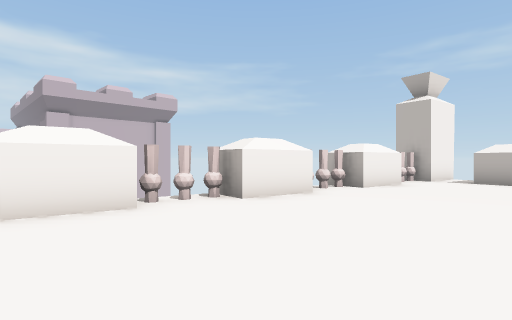
[1] (above)

24 first-person views from a walk through a scene from a Unity 3-D project. The camera is 1.4 m above the floor, looks level and sees 80° across. The floor is counted in squares, 2 m on a side. Each view is taken from the middle of a square. On the plan, view 1 faces up. The plan holds only what a view shows up to about 10 squares ahead; the rest is blank. The place goes on beyond the plan.

[2]
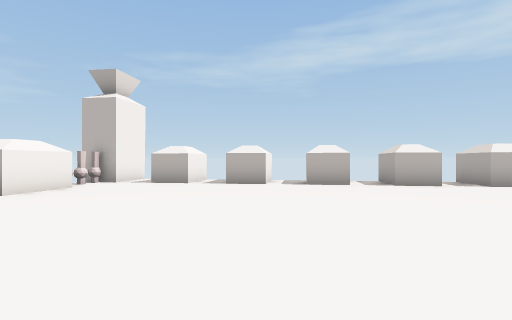

[3]
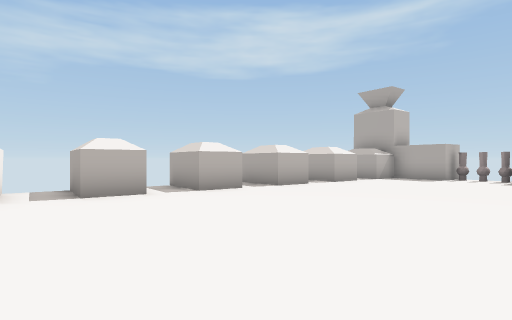

[4]
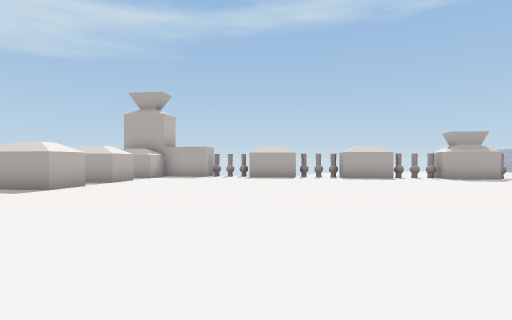

[5]
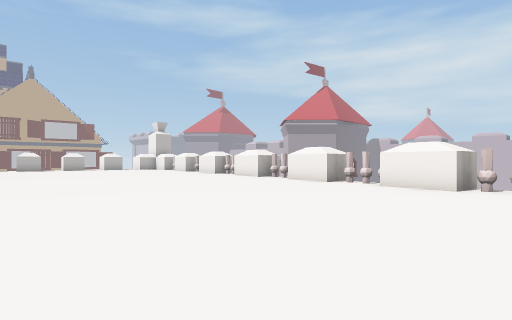

[6]
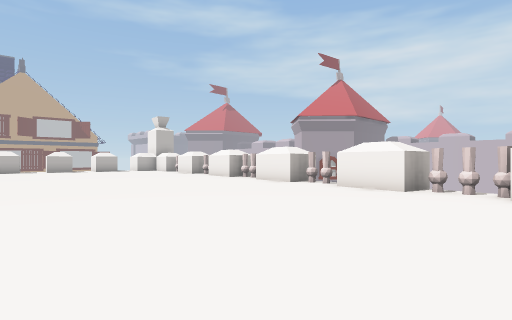

[7]
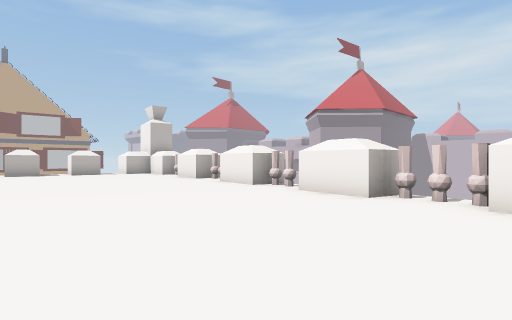

[8]
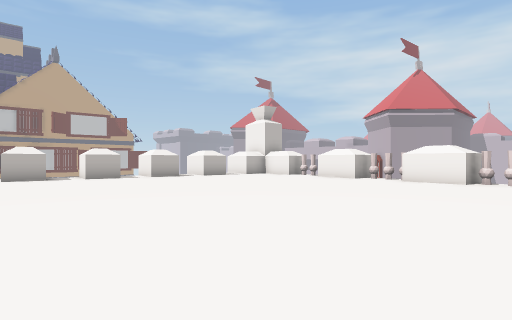

[9]
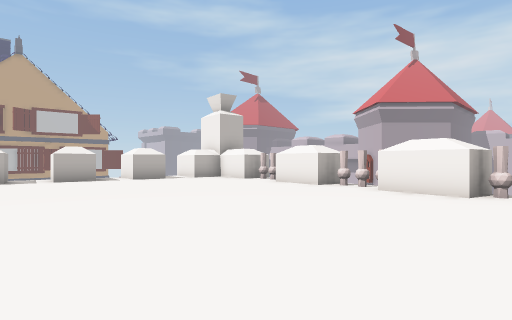

[10]
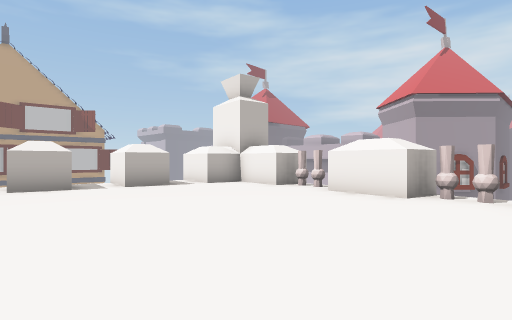

[11]
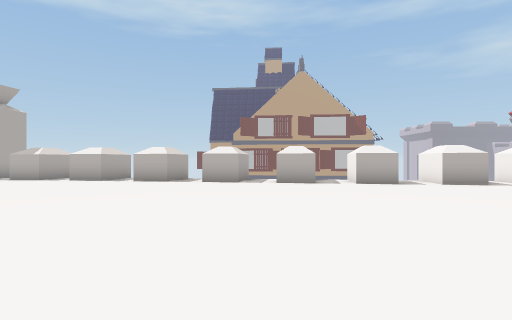

[12]
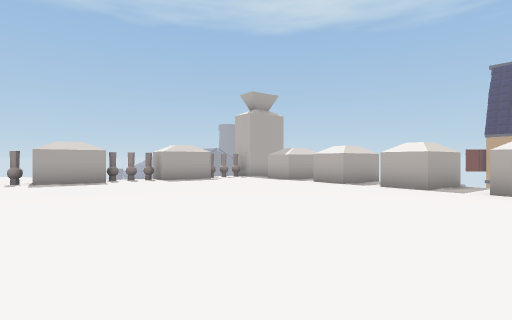

[13]
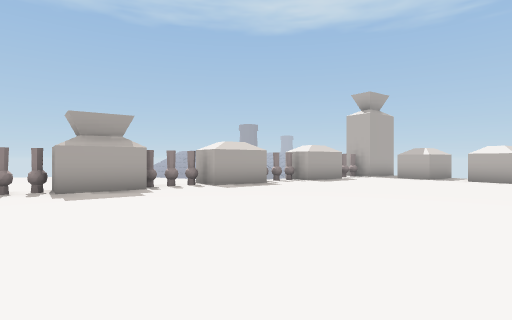

[14]
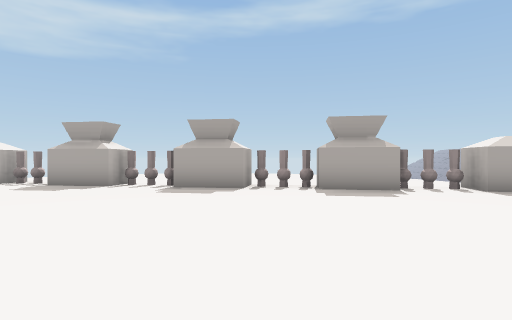

[15]
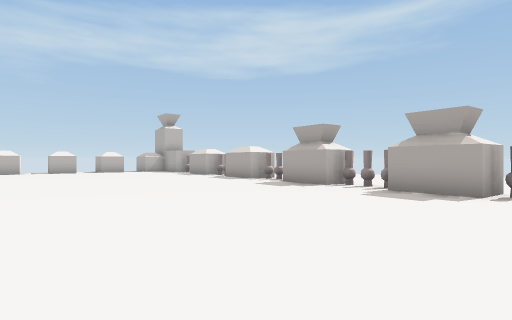

[16]
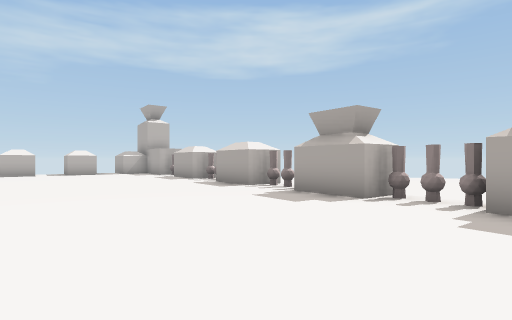

[17]
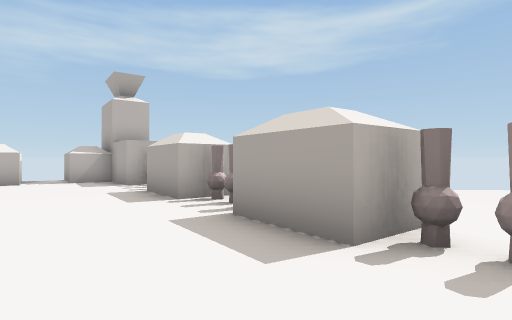

[18]
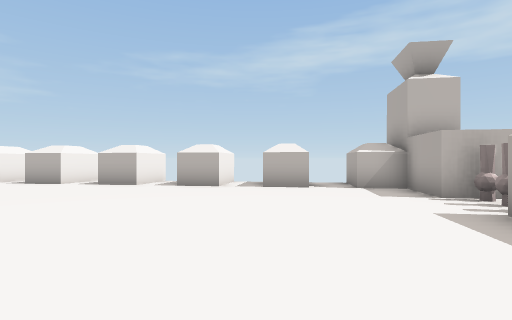

[19]
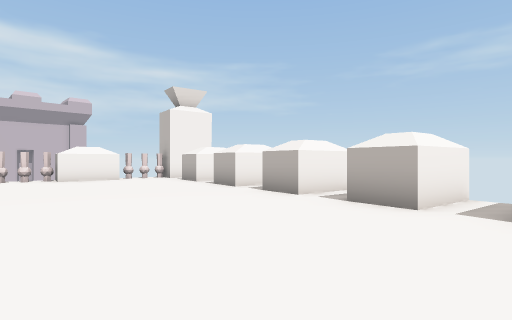

[20]
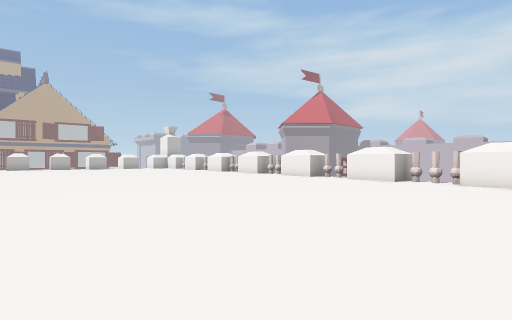

[21]
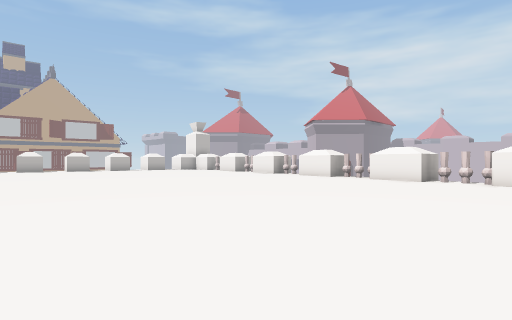

[22]
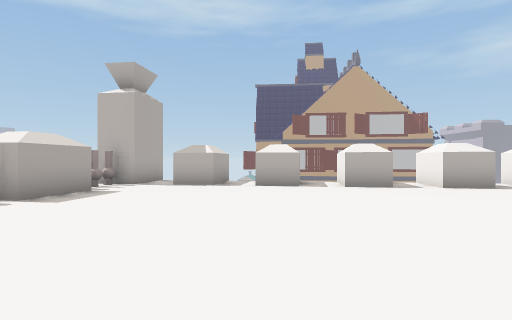

[23]
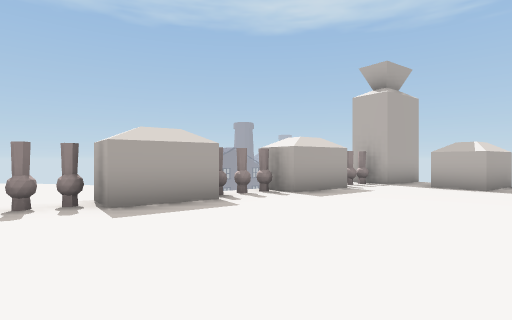

[24]
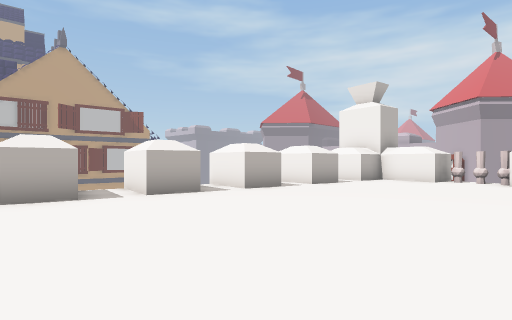

### Floor plan
Points are (right, up) in squares from view 1. A wall is a line through its corners. A room is listed if a view was taken in it or the views show most of it. See-through windows are left out.
Room 1 (views 1, 2, 3, 4, 5, 6, 7, 8, 9, 10, 11, 12, 13, 14, 15, 16, 17, 18, 19, 20, 21, 22, 23, 24)
walls: (-6.5, 1.5) (-7.3, 1); (-8.3, 1) (-7.6, 0.1) (-9.1, -1); (-5.4, 3.2) (-4.7, 2.3) (-6.2, 1.1); (-10.1, -1.1) (-10.7, -1.6); (5.5, -14.3) (6.6, -13.5); (2.6, -16.5) (3.7, -15.7); (7.1, -13.8) (6.5, -13) (8, -11.8); (-11.3, -1.1) (-10.6, -2.1) (-12.1, -3.2); (0.6, -17.3) (2.1, -16.2); (-2.4, 5.4) (-1.7, 4.4) (-3.3, 3.3); (4.3, -16.2) (3.6, -15.1) (5.1, -14); (9, -11.9) (9.5, -11.4); (-12.9, -3.2) (-13.6, -3.6); (10.2, -11.8) (9.5, -10.8) (11, -9.7); (1.3, 6.6) (-0.2, 5.5) (-0.6, 6) (-1.9, 5); (-14.2, -3.3) (-13.5, -4.3) (-15, -5.4); (-2.3, -19.5) (-0.9, -18.4) (-0.1, -19.4); (2.2, 8) (1.6, 7.5); (13.1, -9.5) (12.4, -8.6) (14, -7.5); (-13.8, -13.2) (-13.1, -14.2) (-14.6, -15.3); (-11, -17) (-10.3, -18) (-11.8, -19.1); (-12.8, -15.4) (-12.4, -15.1) (-11.7, -16.1); (-15.2, -11.3) (-14.5, -12.3) (-16, -13.4); (4.2, 8.8) (2.7, 7.7) (2, 8.7); (-16.6, -9.4) (-15.9, -10.4) (-17.3, -11.4); (-14.9, -14) (-14, -13.4); (7.1, 7.9) (6.3, 8.9); (-17.2, -5.5) (-16.5, -6.4) (-18, -7.5) (-17.3, -8.5) (-18.5, -9.4); (-5.4, -21.7) (-3.8, -20.6) (-3.3, -21.3); (9.3, 6.7) (8.5, 6) (7.8, 7); (-8.2, -20.8) (-7.4, -21.8); (13.9, 1.3) (12.7, 0.3) (12, 1.3) (13.5, 2.4); (15.5, -3.5) (14.8, -2.5) (15.5, -2); (12.8, 3.4) (11.3, 2.2) (10.6, 3.2) (12, 4.3); (11.4, 5.3) (9.9, 4.1) (9.1, 5.2); (16, -7.3) (15.4, -6.4) (16.9, -5.4) (16.2, -4.4) (17.4, -3.5); (-11.1, -20) (-9.6, -18.9) (-8.8, -19.9); (15.6, -0.4) (14.1, -1.6) (13.4, -0.6) (14.8, 0.5); (6.1, 10.2) (5.7, 9.9) (5.3, 10.3) (4.7, 9.7); (16.6, -2.6) (15.7, -3.3); (-7.9, -23.6) (-6.8, -22.7) (-6.3, -23.4)
low walls: (-6.6, 1.6) (-7.2, 1); (-13, -3.1) (-13.2, -3.7); (-0.3, -18.7) (0.8, -17.9); (1.6, 7.5) (1.1, 7.3)
ways out: gap at (12, 4)

Where each view was taken, in squares from view 1:
view 1: 0 up, 0 right, facing up
view 2: 0 up, 2 right, facing up-right
view 3: 0 up, 5 right, facing right
view 4: 1 up, 5 right, facing down-right
view 5: 0 up, 5 right, facing left
view 6: 1 down, 2 right, facing left
view 7: 2 down, 2 left, facing left
view 8: 8 down, 2 left, facing left
view 9: 6 down, 5 left, facing left
view 10: 7 down, 8 left, facing left
view 11: 8 down, 6 left, facing down-left
view 12: 10 down, 7 left, facing down
view 13: 10 down, 2 left, facing down
view 14: 10 down, 2 left, facing down-right
view 15: 11 down, 2 left, facing right
view 16: 11 down, 1 right, facing right
view 17: 10 down, 7 right, facing right
view 18: 8 down, 9 right, facing up-right
view 19: 2 down, 9 right, facing up
view 20: 0 up, 8 right, facing left
view 21: 3 down, 5 right, facing left
view 22: 14 down, 3 left, facing down-left
view 23: 14 down, 3 left, facing down
view 24: 12 down, 7 left, facing left
